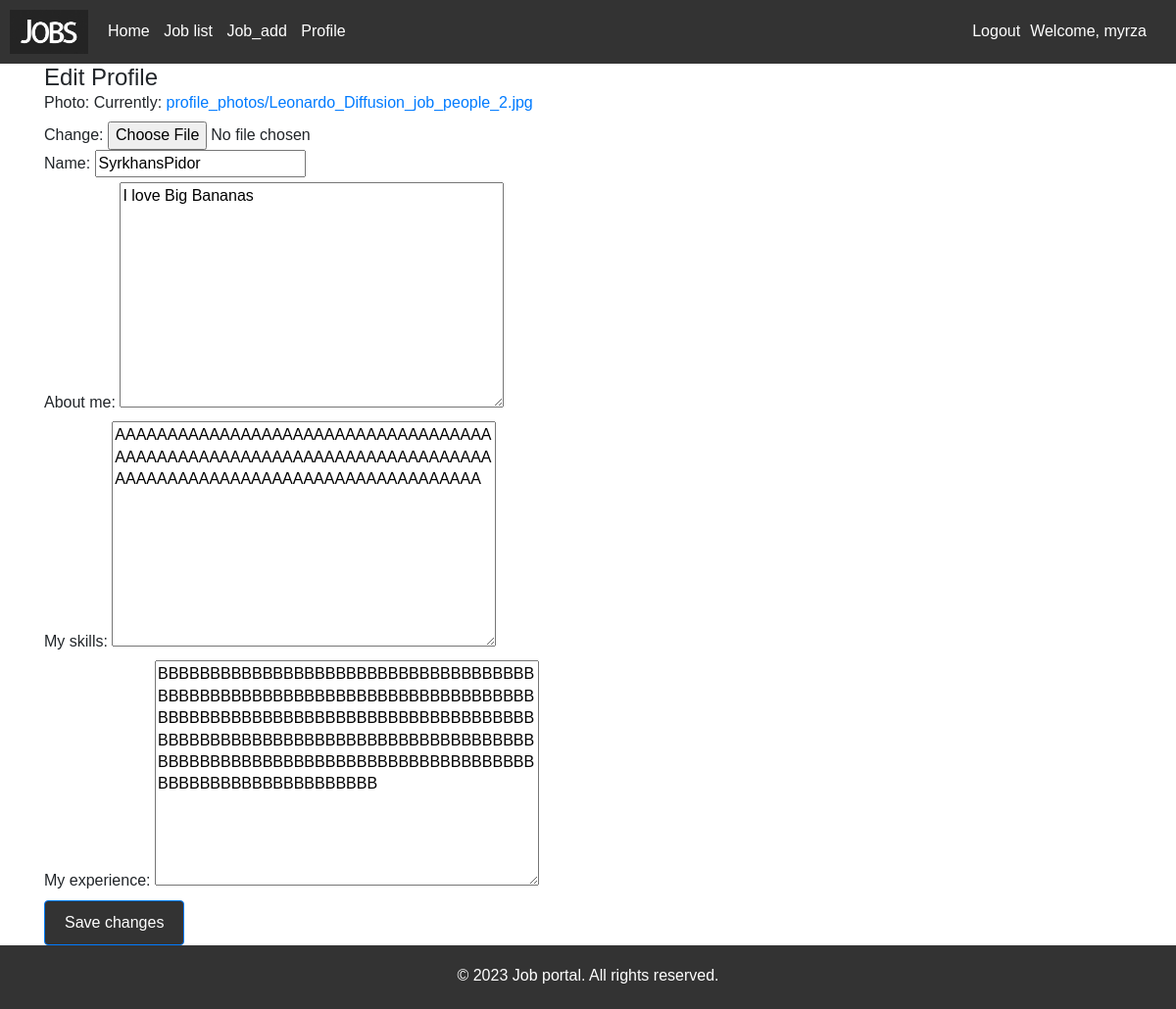
/profile_update/ (signed in), run on an earlier commit of the app's database.
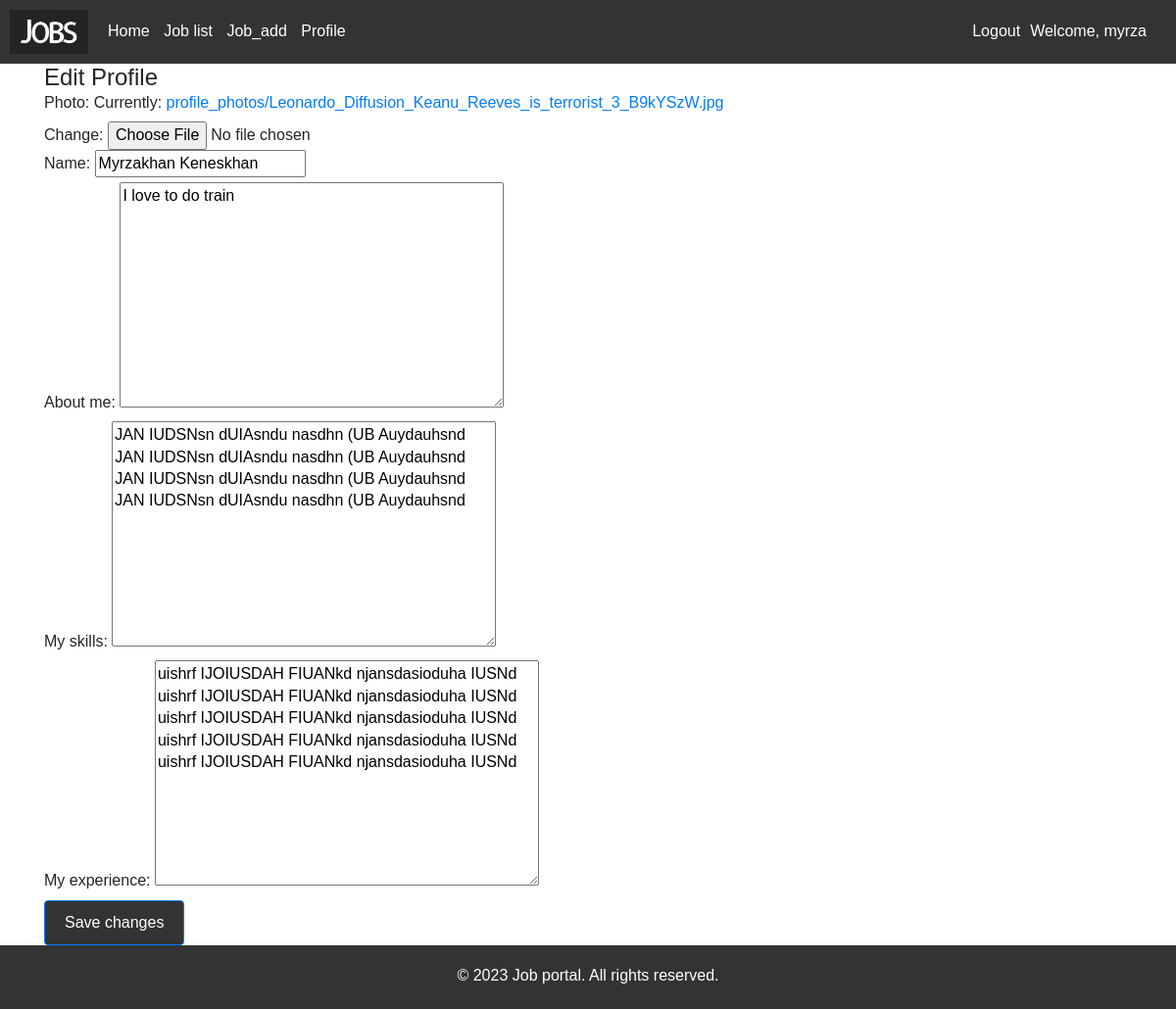
And on a later commit of the database.
### job_portal/models.py (models this page shows, shortened)
class Profile(models.Model):
    user = models.OneToOneField(User, on_delete=models.CASCADE)
    photo = models.ImageField(upload_to='profile_photos/')
    name = models.CharField(max_length=255)
    about_me = models.TextField()
    my_skills = models.TextField()
    my_experience = models.TextField()

### job_portal/views.py (the view)
# urls.py: path('profile_update/', views.profile_update, name='profile_update'),
def profile_update(request):
    profile = Profile.objects.get(user=request.user)
    if request.method == 'POST':
        form = ProfileForm(request.POST, request.FILES, instance=profile)
        if form.is_valid():
            form.save()
            return redirect('profile_view')
    else:
        form = ProfileForm(instance=profile)
    return render(request, 'job_portal/profile_update.html', {'form': form})

### job_portal/forms.py
class ProfileForm(forms.ModelForm):
    class Meta:
        model = Profile
        fields = ('photo', 'name', 'about_me', 'my_skills', 'my_experience')

### job_portal/templates/job_portal/profile_update.html (shortened to what this page needs)
{% extends 'job_portal/base.html' %}
{% block content %}
  <div class="container">
    <h1>Edit Profile</h1>
    <form method="POST" enctype="multipart/form-data">
      {{ form.as_p }}
      <button type="submit" class="btn btn-primary">Save changes</button>
    </form>
  </div>
{% endblock %}

What changed in the data, as far as the page shows it:
changed Profile: name "SyrkhansPidor" → "Myrzakhan Keneskhan"; about_me "I love Big Bananas" → "I love to do train"; my_skills "AAAAAAAAAAAAAAAAAAAAAAAAAAAAAAAAAAAAAAAAAAAAAAAAAAAAAAAAAAAAAAAAAAAAAAAAAAAAAAAAAAAAAAAAAAAAAAAAAAAAAAAAAAA" → "JAN IUDSNsn dUIAsndu nasdhn (UB Auydauhsnd JAN IUDSNsn dUIAsndu nasdhn (UB Auydauhsnd JAN IUDSNsn dUIAsndu nasdhn (UB Auydauhsnd JAN IUDSNsn dUIAsndu nasdhn (UB Auydauhsnd"; my_experience "BBBBBBBBBBBBBBBBBBBBBBBBBBBBBBBBBBBBBBBBBBBBBBBBBBBBBBBBBBBBBBBBBBBBBBBBBBBBBBBBBBBBBBBBBBBBBBBBBBBBBBBBBBBBBBBBBBBBBBBBBBBBBBBBBBBBBBBBBBBBBBBBBBBBBBBBBBBBBBBBBBBBBBBBBBBBBBBBBBBBBBBBBBBBBBBBBBBBBBBBB" → "uishrf IJOIUSDAH FIUANkd njansdasioduha IUSNd uishrf IJOIUSDAH FIUANkd njansdasioduha IUSNd uishrf IJOIUSDAH FIUANkd njansdasioduha IUSNd uishrf IJOIUSDAH FIUANkd njansdasioduha IUSNd uishrf IJOIUSDAH FIUANkd njansdasioduha IUSNd"
Also different on the page:
text no longer shown: "Photo: Currently: profile_photos/Leonardo_Diffusion_job_people_2.jpg Change: Name: About me: My skills: My experience:"
text now shown: "Photo: Currently: profile_photos/Leonardo_Diffusion_Keanu_Reeves_is_terrorist_3_B9kYSzW.jpg Change: Name: About me: My skills: My experience:"
